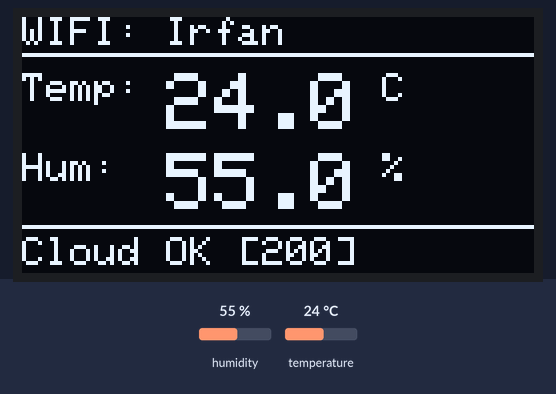
Recording of a sketch running on a simulated ESP32. Parts: 128×64 one-colour display. The test bench sets the inputs (shaded band); at power-on: humidity 55 %, temperature 24 °C. WiFi joins after 1.5 s; servers stay silent unless stated; uploads are accepted with an empty reply; what the sketch prints to the serial monitor is not drawn.

Above: at 3.3 s.
3.4 s: humidity set to 22 %
At 8.6 s:
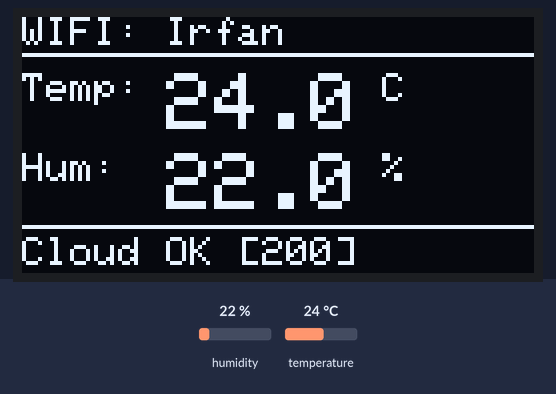
9.0 s: temperature set to 12 °C
At 13.7 s:
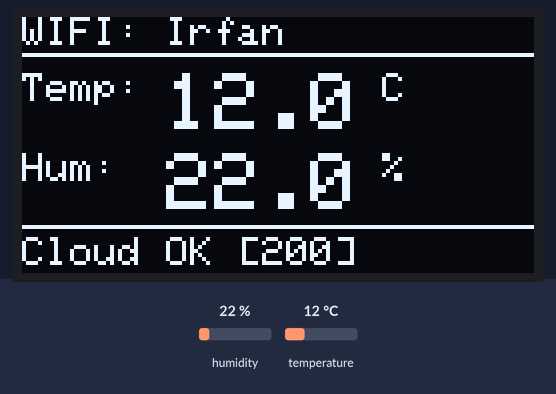
14.6 s: humidity set to 40 %
At 18.7 s:
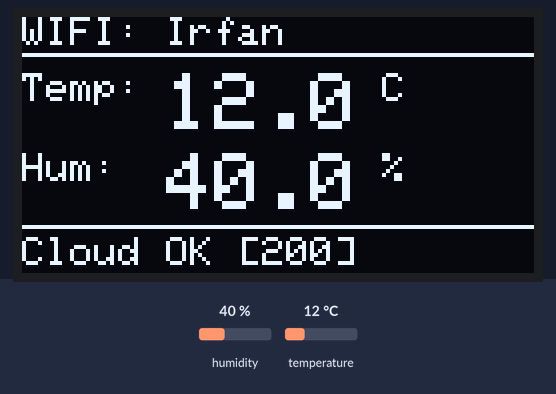
20.2 s: temperature set to 19 °C
At 23.7 s:
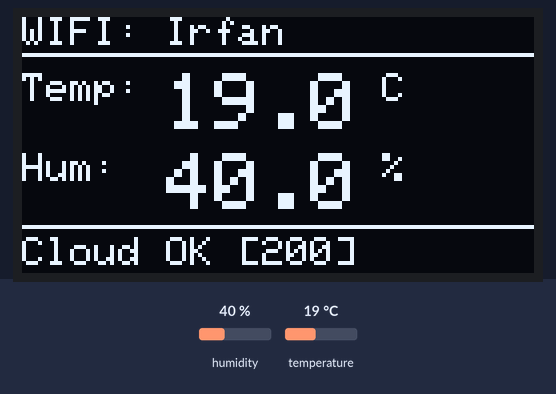
Timing chart, 0 to 25.2 s (numbered marks = the images above; inputs shaded):
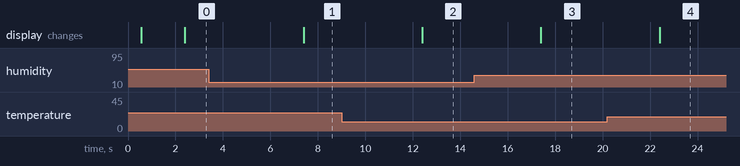

Measured:
- after the input at 3.4 s, the display: changes after 4.0 s (image 1)
- after the input at 9.0 s, the display: changes after 3.4 s (image 2)
- after the input at 14.6 s, the display: changes after 2.8 s (image 3)
- after the input at 20.2 s, the display: changes after 2.2 s (image 4)

The sketch:

esp32_sensor_node.ino
```cpp
/*
 * ==============================================================================
 * Integrated Environmental Monitoring Platform - ESP32 Sensor Node
 * ==============================================================================
 * Author : Mohammed Irfan KS
 * Roll No: KCMIT25MCA-2011
 * Program: MCA (3rd Semester)
 *
 * Hardware:
 *   - ESP32 Development Board
 *   - DHT22 Temperature & Humidity Sensor (Data: GPIO 4)
 *   - 0.96" I2C OLED SSD1306 (SDA: GPIO 21, SCL: GPIO 22)
 *
 * Function:
 *   Reads DHT22 sensor and POSTs data to the cloud backend every 5 seconds.
 * ==============================================================================
 */

#include <WiFi.h>
#include <WiFiClientSecure.h>
#include <HTTPClient.h>
#include <Wire.h>
#include <Adafruit_GFX.h>
#include <Adafruit_SSD1306.h>
#include <DHT.h>
#include <ArduinoJson.h>

// ==============================================================================
// Configuration
// ==============================================================================
// WiFi networks to try (tries each one, first to connect wins)
const char* WIFI_NETWORKS[][2] = {
  { "Irfan",                        "11112222"   },  // Mobile hotspot (most reliable)
  { "Keralavision isp",             "11qq3210"   },  // Home router 1
  { "fayazKeralavision-Wifi-2.4G",  "9188642139" },  // Home router 2
};
const int WIFI_NETWORK_COUNT = 3;

// Cloud backend
const char* SERVER_URL = "https://environmental-monitoring-backend.onrender.com/api/indoor/reading";
const char* DEVICE_ID  = "esp32_node_01";

// Post interval (ms)
const unsigned long POST_INTERVAL = 5000;

// ==============================================================================
// Hardware pins
// ==============================================================================
#define DHTPIN        4
#define DHTTYPE       DHT22
#define SCREEN_WIDTH  128
#define SCREEN_HEIGHT 64
#define OLED_RESET    -1
#define SCREEN_ADDR   0x3C

DHT dht(DHTPIN, DHTTYPE);
Adafruit_SSD1306 display(SCREEN_WIDTH, SCREEN_HEIGHT, &Wire, OLED_RESET);

unsigned long lastPostTime  = 0;
unsigned long lastWifiRetry = 0;
String statusLine = "Starting...";

// ==============================================================================
// OLED helper
// ==============================================================================
void updateOled(float temp, float hum, String status) {
  display.clearDisplay();

  display.setTextSize(1);
  display.setTextColor(SSD1306_WHITE);
  display.setCursor(0, 0);
  if (WiFi.status() == WL_CONNECTED) {
    display.print("WIFI: " + WiFi.SSID());
  } else {
    display.print("ENV [OFFLINE]");
  }
  display.drawLine(0, 9, 127, 9, SSD1306_WHITE);

  display.setCursor(0, 14);
  display.print("Temp: ");
  display.setTextSize(2);
  display.print(temp, 1);
  display.setTextSize(1);
  display.print(" C");

  display.setCursor(0, 34);
  display.print("Hum:  ");
  display.setTextSize(2);
  display.print(hum, 1);
  display.setTextSize(1);
  display.print(" %");

  display.drawLine(0, 52, 127, 52, SSD1306_WHITE);
  display.setCursor(0, 55);
  display.print(status);

  display.display();
}

// ==============================================================================
// Wi-Fi connection
// ==============================================================================
void connectToWiFi() {
  WiFi.mode(WIFI_STA);

  for (int i = 0; i < WIFI_NETWORK_COUNT; i++) {
    const char* ssid = WIFI_NETWORKS[i][0];
    const char* pass = WIFI_NETWORKS[i][1];

    Serial.printf("\n[WiFi] Trying: %s\n", ssid);
    WiFi.disconnect();
    delay(100);
    WiFi.begin(ssid, pass);

    int attempts = 0;
    while (WiFi.status() != WL_CONNECTED && attempts < 20) {
      delay(500);
      Serial.print(".");
      attempts++;
    }

    if (WiFi.status() == WL_CONNECTED) {
      Serial.printf("\n[WiFi] Connected to: %s  IP: %s\n",
                    WiFi.SSID().c_str(), WiFi.localIP().toString().c_str());
      // Use Google DNS for reliable hostname resolution
      WiFi.config(INADDR_NONE, INADDR_NONE, INADDR_NONE,
                  IPAddress(8, 8, 8, 8), IPAddress(8, 8, 4, 4));
      statusLine = "WiFi OK: " + WiFi.SSID();
      return;
    }

    Serial.printf("\n[WiFi] %s failed.\n", ssid);
  }

  Serial.println("[WiFi] All networks failed.");
  statusLine = "WiFi FAILED";
}

// ==============================================================================
// Upload to cloud
// ==============================================================================
void uploadToServer(float temp, float hum) {
  if (WiFi.status() != WL_CONNECTED) return;

  StaticJsonDocument<256> doc;
  doc["device_id"]   = DEVICE_ID;
  doc["temperature"] = round(temp * 10.0) / 10.0;
  doc["humidity"]    = round(hum  * 10.0) / 10.0;

  String payload;
  serializeJson(doc, payload);
  Serial.println("[Upload] Payload: " + payload);

  WiFiClientSecure client;
  client.setInsecure();  // Skip cert check (OK for demo)

  HTTPClient http;
  http.begin(client, SERVER_URL);
  http.addHeader("Content-Type", "application/json");
  http.setTimeout(15000);

  int code = http.POST(payload);
  Serial.printf("[Upload] HTTP code: %d\n", code);

  if (code == 200 || code == 201) {
    statusLine = "Cloud OK [" + String(code) + "]";
    Serial.println("[Upload] SUCCESS: " + http.getString());
  } else {
    statusLine = "Upload Fail:" + String(code);
    Serial.println("[Upload] Error: " + http.errorToString(code));
  }

  http.end();
}

// ==============================================================================
// Setup
// ==============================================================================
void setup() {
  Serial.begin(115200);
  delay(500);
  Serial.println("\n=== ESP32 Environmental Monitor Starting ===");

  // OLED
  Wire.begin(21, 22);
  if (display.begin(SSD1306_SWITCHCAPVCC, SCREEN_ADDR)) {
    display.clearDisplay();
    display.setTextSize(1);
    display.setTextColor(SSD1306_WHITE);
    display.setCursor(0, 10);
    display.println("ESP32 ENV Monitor");
    display.println("Connecting WiFi...");
    display.display();
  }

  // DHT22
  dht.begin();
  Serial.println("[DHT22] Initialized on GPIO 4");

  // WiFi
  connectToWiFi();
}

// ==============================================================================
// Main loop
// ==============================================================================
void loop() {
  unsigned long now = millis();

  // Auto-reconnect WiFi if lost
  if (WiFi.status() != WL_CONNECTED &&
      (now - lastWifiRetry >= 30000 || lastWifiRetry == 0)) {
    lastWifiRetry = now;
    Serial.println("[WiFi] Reconnecting...");
    connectToWiFi();
  }

  // Periodic sensor read + upload
  if (now - lastPostTime >= POST_INTERVAL || lastPostTime == 0) {
    lastPostTime = now;

    float hum  = dht.readHumidity();
    float temp = dht.readTemperature();

    if (isnan(hum) || isnan(temp)) {
      Serial.println("[DHT22] Read error!");
      statusLine = "DHT22 Error";
      updateOled(0.0, 0.0, statusLine);
      return;
    }

    Serial.printf("[Sensor] Temp: %.1f C  Hum: %.1f %%\n", temp, hum);
    uploadToServer(temp, hum);
    updateOled(temp, hum, statusLine);
  }

  delay(50);
}
```
